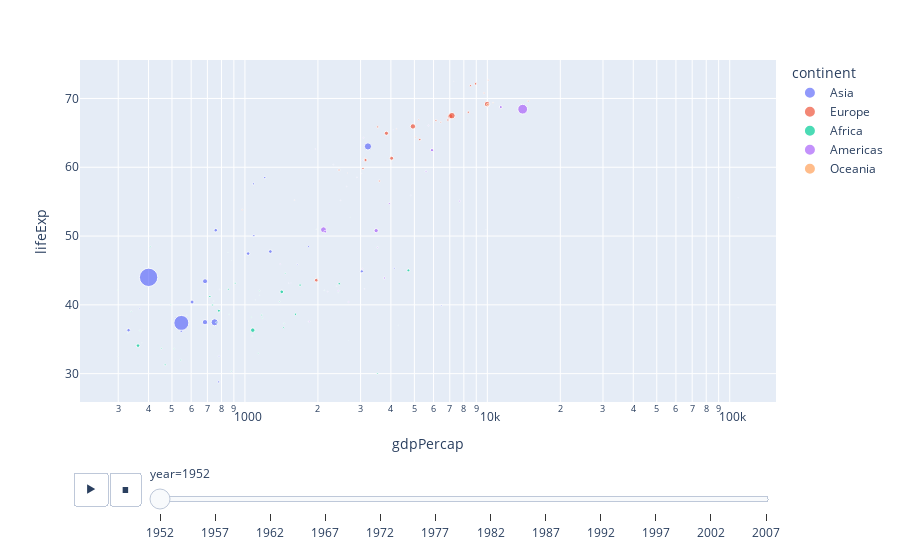

Here is the notebook cell this chart was saved with:
### Code cell
df = px.data.gapminder()
fig = px.scatter(df, x="gdpPercap", y="lifeExp", animation_frame="year",
                 size="pop", color="continent", hover_name="country", log_x=True)
fig.show()

### Figure 1 — Plotly figure (JSON) as saved in the notebook; plotly's stock layout.template omitted (floating-point values rounded to 4 significant figures)
{"data": [{"hovertemplate": "<b>%{hovertext}</b><br><br>continent=Asia<br>year=1952<br>gdpPercap=%{x}<br>lifeExp=%{y}<br>pop=%{marker.size}<extra></extra>", "hovertext": ["Afghanistan", "Bahrain", "Bangladesh", "Cambodia", "China", "Hong Kong, China", "India", "Indonesia", "Iran", "Iraq", "Israel", "Japan", "Jordan", "Korea, Dem. Rep.", "Korea, Rep.", "Kuwait", "Lebanon", "Malaysia", "Mongolia", "Myanmar", "Nepal", "Oman", "Pakistan", "Philippines", "Saudi Arabia", "Singapore", "Sri Lanka", "Syria", "Taiwan", "Thailand", "Vietnam", "West Bank and Gaza", "Yemen, Rep."], "legendgroup": "Asia", "marker": {"color": "#636efa", "size": [8425333, 120447, 46886859, 4693836, 556263527, 2125900, 372000000, 82052000, 17272000, 5441766, 1620914, 86459025, 607914, 8865488, 20947571, 160000, 1439529, 6748378, 800663, 20092996, 9182536, 507833, 41346560, 22438691, 4005677, 1127000, 7982342, 3661549, 8550362, 21289402, 26246839, 1030585, 4963829], "sizemode": "area", "sizeref": 3297000.0, "symbol": "circle"}, "mode": "markers", "name": "Asia", "orientation": "v", "showlegend": true, "type": "scatter", "x": [779.4, 9867.0, 684.2, 368.5, 400.4, 3054.0, 546.6, 749.7, 3035.0, 4130.0, 4087.0, 3217.0, 1547.0, 1088.0, 1031.0, 108400.0, 4835.0, 1831.0, 786.6, 331, 545.9, 1828.0, 684.6, 1273.0, 6460.0, 2315.0, 1084.0, 1643.0, 1207.0, 757.8, 605.1, 1516.0, 781.7], "xaxis": "x", "y": [28.8, 50.94, 37.48, 39.42, 44, 60.96, 37.37, 37.47, 44.87, 45.32, 65.39, 63.03, 43.16, 50.06, 47.45, 55.56, 55.93, 48.46, 42.24, 36.32, 36.16, 37.58, 43.44, 47.75, 39.88, 60.4, 57.59, 45.88, 58.5, 50.85, 40.41, 43.16, 32.55], "yaxis": "y"}, {"hovertemplate": "<b>%{hovertext}</b><br><br>continent=Europe<br>year=1952<br>gdpPercap=%{x}<br>lifeExp=%{y}<br>pop=%{marker.size}<extra></extra>", "hovertext": ["Albania", "Austria", "Belgium", "Bosnia and Herzegovina", "Bulgaria", "Croatia", "Czech Republic", "Denmark", "Finland", "France", "Germany", "Greece", "Hungary", "Iceland", "Ireland", "Italy", "Montenegro", "Netherlands", "Norway", "Poland", "Portugal", "Romania", "Serbia", "Slovak Republic", "Slovenia", "Spain", "Sweden", "Switzerland", "Turkey", "United Kingdom"], "legendgroup": "Europe", "marker": {"color": "#EF553B", "size": [1282697, 6927772, 8730405, 2791000, 7274900, 3882229, 9125183, 4334000, 4090500, 42459667, 69145952, 7733250, 9504000, 147962, 2952156, 47666000, 413834, 10381988, 3327728, 25730551, 8526050, 16630000, 6860147, 3558137, 1489518, 28549870, 7124673, 4815000, 22235677, 50430000], "sizemode": "area", "sizeref": 3297000.0, "symbol": "circle"}, "mode": "markers", "name": "Europe", "orientation": "v", "showlegend": true, "type": "scatter", "x": [1601.0, 6137.0, 8343.0, 973.5, 2444.0, 3119.0, 6876.0, 9692.0, 6425.0, 7030.0, 7144.0, 3531.0, 5264.0, 7268.0, 5210.0, 4931.0, 2648.0, 8942.0, 10100.0, 4029.0, 3068.0, 3145.0, 3581.0, 5075.0, 4215.0, 3834.0, 8528.0, 14730.0, 1969.0, 9980.0], "xaxis": "x", "y": [55.23, 66.8, 68, 53.82, 59.6, 61.21, 66.87, 70.78, 66.55, 67.41, 67.5, 65.86, 64.03, 72.49, 66.91, 65.94, 59.16, 72.13, 72.67, 61.31, 59.82, 61.05, 58.0, 64.36, 65.57, 64.94, 71.86, 69.62, 43.59, 69.18], "yaxis": "y"}, {"hovertemplate": "<b>%{hovertext}</b><br><br>continent=Africa<br>year=1952<br>gdpPercap=%{x}<br>lifeExp=%{y}<br>pop=%{marker.size}<extra></extra>", "hovertext": ["Algeria", "Angola", "Benin", "Botswana", "Burkina Faso", "Burundi", "Cameroon", "Central African Republic", "Chad", "Comoros", "Congo, Dem. Rep.", "Congo, Rep.", "Cote d'Ivoire", "Djibouti", "Egypt", "Equatorial Guinea", "Eritrea", "Ethiopia", "Gabon", "Gambia", "Ghana", "Guinea", "Guinea-Bissau", "Kenya", "Lesotho", "Liberia", "Libya", "Madagascar", "Malawi", "Mali", "Mauritania", "Mauritius", "Morocco", "Mozambique", "Namibia", "Niger", "Nigeria", "Reunion", "Rwanda", "Sao Tome and Principe", "Senegal", "Sierra Leone", "Somalia", "South Africa", "Sudan", "Swaziland", "Tanzania", "Togo", "Tunisia", "Uganda", "Zambia", "Zimbabwe"], "legendgroup": "Africa", "marker": {"color": "#00cc96", "size": [9279525, 4232095, 1738315, 442308, 4469979, 2445618, 5009067, 1291695, 2682462, 153936, 14100005, 854885, 2977019, 63149, 22223309, 216964, 1438760, 20860941, 420702, 284320, 5581001, 2664249, 580653, 6464046, 748747, 863308, 1019729, 4762912, 2917802, 3838168, 1022556, 516556, 9939217, 6446316, 485831, 3379468, 33119096, 257700, 2534927, 60011, 2755589, 2143249, 2526994, 14264935, 8504667, 290243, 8322925, 1219113, 3647735, 5824797, 2672000, 3080907], "sizemode": "area", "sizeref": 3297000.0, "symbol": "circle"}, "mode": "markers", "name": "Africa", "orientation": "v", "showlegend": true, "type": "scatter", "x": [2449.0, 3521.0, 1063.0, 851.2, 543.3, 339.3, 1173.0, 1071.0, 1179.0, 1103.0, 780.5, 2126.0, 1389.0, 2670.0, 1419.0, 375.6, 328.9, 362.1, 4293.0, 485.2, 911.3, 510.2, 299.9, 853.5, 298.8, 575.6, 2388.0, 1443.0, 369.2, 452.3, 743.1, 1968.0, 1688.0, 468.5, 2424.0, 761.9, 1077.0, 2719.0, 493.3, 879.6, 1450.0, 879.8, 1136.0, 4725.0, 1616.0, 1148.0, 716.7, 859.8, 1468.0, 734.8, 1147.0, 406.9], "xaxis": "x", "y": [43.08, 30.02, 38.22, 47.62, 31.98, 39.03, 38.52, 35.46, 38.09, 40.72, 39.14, 42.11, 40.48, 34.81, 41.89, 34.48, 35.93, 34.08, 37.0, 30, 43.15, 33.61, 32.5, 42.27, 42.14, 38.48, 42.72, 36.68, 36.26, 33.69, 40.54, 50.99, 42.87, 31.29, 41.73, 37.44, 36.32, 52.72, 40, 46.47, 37.28, 30.33, 32.98, 45.01, 38.63, 41.41, 41.22, 38.6, 44.6, 39.98, 42.04, 48.45], "yaxis": "y"}, {"hovertemplate": "<b>%{hovertext}</b><br><br>continent=Americas<br>year=1952<br>gdpPercap=%{x}<br>lifeExp=%{y}<br>pop=%{marker.size}<extra></extra>", "hovertext": ["Argentina", "Bolivia", "Brazil", "Canada", "Chile", "Colombia", "Costa Rica", "Cuba", "Dominican Republic", "Ecuador", "El Salvador", "Guatemala", "Haiti", "Honduras", "Jamaica", "Mexico", "Nicaragua", "Panama", "Paraguay", "Peru", "Puerto Rico", "Trinidad and Tobago", "United States", "Uruguay", "Venezuela"], "legendgroup": "Americas", "marker": {"color": "#ab63fa", "size": [17876956, 2883315, 56602560, 14785584, 6377619, 12350771, 926317, 6007797, 2491346, 3548753, 2042865, 3146381, 3201488, 1517453, 1426095, 30144317, 1165790, 940080, 1555876, 8025700, 2227000, 662850, 157553000, 2252965, 5439568], "sizemode": "area", "sizeref": 3297000.0, "symbol": "circle"}, "mode": "markers", "name": "Americas", "orientation": "v", "showlegend": true, "type": "scatter", "x": [5911.0, 2677.0, 2109.0, 11370.0, 3940.0, 2144.0, 2627.0, 5587.0, 1398.0, 3522.0, 3048.0, 2428.0, 1840.0, 2195.0, 2899.0, 3478.0, 3112.0, 2480.0, 1952.0, 3759.0, 3082.0, 3023.0, 13990.0, 5717.0, 7690.0], "xaxis": "x", "y": [62.48, 40.41, 50.92, 68.75, 54.74, 50.64, 57.21, 59.42, 45.93, 48.36, 45.26, 42.02, 37.58, 41.91, 58.53, 50.79, 42.31, 55.19, 62.65, 43.9, 64.28, 59.1, 68.44, 66.07, 55.09], "yaxis": "y"}, {"hovertemplate": "<b>%{hovertext}</b><br><br>continent=Oceania<br>year=1952<br>gdpPercap=%{x}<br>lifeExp=%{y}<br>pop=%{marker.size}<extra></extra>", "hovertext": ["Australia", "New Zealand"], "legendgroup": "Oceania", "marker": {"color": "#FFA15A", "size": [8691212, 1994794], "sizemode": "area", "sizeref": 3297000.0, "symbol": "circle"}, "mode": "markers", "name": "Oceania", "orientation": "v", "showlegend": true, "type": "scatter", "x": [10040.0, 10560.0], "xaxis": "x", "y": [69.12, 69.39], "yaxis": "y"}], "layout": {"legend": {"itemsizing": "constant", "title": {"text": "continent"}, "tracegroupgap": 0}, "margin": {"t": 60}, "sliders": [{"active": 0, "currentvalue": {"prefix": "year="}, "len": 0.9, "pad": {"b": 10, "t": 60}, "steps": [{"args": [["1952"], {"frame": {"duration": 0, "redraw": false}, "fromcurrent": true, "mode": "immediate", "transition": {"duration": 0, "easing": "linear"}}], "label": "1952", "method": "animate"}, {"args": [["1957"], {"frame": {"duration": 0, "redraw": false}, "fromcurrent": true, "mode": "immediate", "transition": {"duration": 0, "easing": "linear"}}], "label": "1957", "method": "animate"}, {"args": [["1962"], {"frame": {"duration": 0, "redraw": false}, "fromcurrent": true, "mode": "immediate", "transition": {"duration": 0, "easing": "linear"}}], "label": "1962", "method": "animate"}, {"args": [["1967"], {"frame": {"duration": 0, "redraw": false}, "fromcurrent": true, "mode": "immediate", "transition": {"duration": 0, "easing": "linear"}}], "label": "1967", "method": "animate"}, {"args": [["1972"], {"frame": {"duration": 0, "redraw": false}, "fromcurrent": true, "mode": "immediate", "transition": {"duration": 0, "easing": "linear"}}], "label": "1972", "method": "animate"}, {"args": [["1977"], {"frame": {"duration": 0, "redraw": false}, "fromcurrent": true, "mode": "immediate", "transition": {"duration": 0, "easing": "linear"}}], "label": "1977", "method": "animate"}, {"args": [["1982"], {"frame": {"duration": 0, "redraw": false}, "fromcurrent": true, "mode": "immediate", "transition": {"duration": 0, "easing": "linear"}}], "label": "1982", "method": "animate"}, {"args": [["1987"], {"frame": {"duration": 0, "redraw": false}, "fromcurrent": true, "mode": "immediate", "transition": {"duration": 0, "easing": "linear"}}], "label": "1987", "method": "animate"}, {"args": [["1992"], {"frame": {"duration": 0, "redraw": false}, "fromcurrent": true, "mode": "immediate", "transition": {"duration": 0, "easing": "linear"}}], "label": "1992", "method": "animate"}, {"args": [["1997"], {"frame": {"duration": 0, "redraw": false}, "fromcurrent": true, "mode": "immediate", "transition": {"duration": 0, "easing": "linear"}}], "label": "1997", "method": "animate"}, {"args": [["2002"], {"frame": {"duration": 0, "redraw": false}, "fromcurrent": true, "mode": "immediate", "transition": {"duration": 0, "easing": "linear"}}], "label": "2002", "method": "animate"}, {"args": [["2007"], {"frame": {"duration": 0, "redraw": false}, "fromcurrent": true, "mode": "immediate", "transition": {"duration": 0, "easing": "linear"}}], "label": "2007", "method": "animate"}], "x": 0.1, "xanchor": "left", "y": 0, "yanchor": "top"}], "updatemenus": [{"buttons": [{"args": [null, {"frame": {"duration": 500, "redraw": false}, "fromcurrent": true, "mode": "immediate", "transition": {"duration": 500, "easing": "linear"}}], "label": "&#9654;", "method": "animate"}, {"args": [[null], {"frame": {"duration": 0, "redraw": false}, "fromcurrent": true, "mode": "immediate", "transition": {"duration": 0, "easing": "linear"}}], "label": "&#9724;", "method": "animate"}], "direction": "left", "pad": {"r": 10, "t": 70}, "showactive": false, "type": "buttons", "x": 0.1, "xanchor": "right", "y": 0, "yanchor": "top"}], "xaxis": {"anchor": "y", "domain": [0, 1], "title": {"text": "gdpPercap"}, "type": "log"}, "yaxis": {"anchor": "x", "domain": [0, 1], "title": {"text": "lifeExp"}}}}
